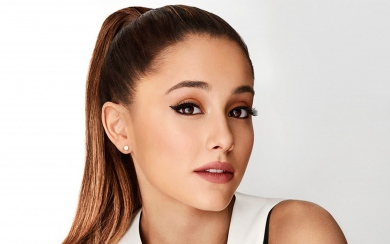
#> input picture ariana.jpg, 390 x 244 px
$ jupyter execute Script.ipynb   (shell and % lines are left out)
#> lines starting #> are read from the running program, lines starting #| are printed output that depends on the picture
[cell 1]
# Used to change filepaths
from pathlib import Path

# We set up matplotlib, pandas, and the display function
import matplotlib.pyplot as plt
from IPython.display import display
import pandas as pd

# import numpy to use in this cell
import numpy as np

# import Image from PIL so we can use it later
from PIL import Image

# generate test_data
test_data = np.random.beta(1, 1, size=(100, 100, 3))

# display the test_data
plt.imshow(test_data)
#> (this line was passed over: IPython is not available in this run)

[cell 2]
# open the image
img = Image.open("ariana.jpg")
#> img is the input picture: PIL image 390x244 RGB; mean R, G, B 206.4, 186, 174.7

# Get the image size
img_size = img.size
#> img_size = (390, 244)

print("The image size is: {}".format(img_size))
#| The image size is: (390, 244)

# Just having the image as the last line in the cell will display it in the notebook
img

[cell 3]
# Crop the image to 25, 25, 75, 75
img_cropped = img.crop([25, 25, 75, 75])
display(img_cropped)

# rotate the image by 45 degrees
img_rotated = img.rotate(45, expand=25)
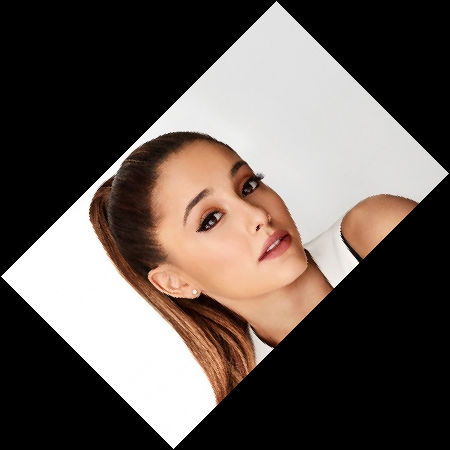
#> img_rotated: PIL image 450x450 RGB; mean R, G, B 96.9, 87.3, 81.9
display(img_rotated)

# flip the image left to right
img_flipped = img.transpose(Image.FLIP_LEFT_RIGHT)
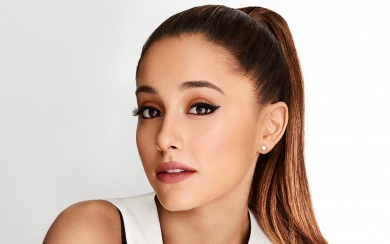
#> img_flipped: PIL image 390x244 RGB; mean R, G, B 206.4, 186, 174.7
display(img_flipped)

[cell 4]
# Turn our image object into a NumPy array
img_data = np.array(img)

# get the shape of the resulting array
img_data_shape = img_data.shape
#> img_data_shape = (244, 390, 3)

print("Our NumPy array has the shape: {}".format(img_data_shape))
#| Our NumPy array has the shape: (244, 390, 3)

# plot the data with `imshow`
plt.imshow(img_data)
#> (this line was passed over: IPython is not available in this run)
plt.show()

# plot the red channel
plt.imshow(img_data[:, :, 0], cmap=plt.cm.Reds_r)
#> (this line was passed over: IPython is not available in this run)
plt.show()

# plot the green channel
plt.imshow(img_data[:, :, 1], cmap=plt.cm.Greens_r)
#> (this line was passed over: IPython is not available in this run)
plt.show()

# plot the blue channel
plt.imshow(img_data[:, :, 2], cmap=plt.cm.Blues_r)
#> (this line was passed over: IPython is not available in this run)
plt.show()

[cell 5]
def plot_kde(channel, color):
    """ Plots a kernel density estimate for the given data.

        `channel` must be a 2d array
        `color` must be a color string, e.g. 'r', 'g', or 'b'
    """
    data = channel.flatten()
    return pd.Series(data).plot.density(c=color)

# create the list of channels
channels = ['r', 'g', 'b']

def plot_rgb(image_data):
    # use enumerate to loop over colors and indexes
    for ix, color in enumerate(channels):
        plot_kde(image_data[:, :, ix], color)

    plt.show()

plot_rgb(img_data)
#> (the call stopped at in plot_kde, `return pd.Series(data).plot.density(c=color)`: IPython is not available in this run)

[cell 6]
# load ariana2.png as ari
ari = Image.open('ariana2.png')
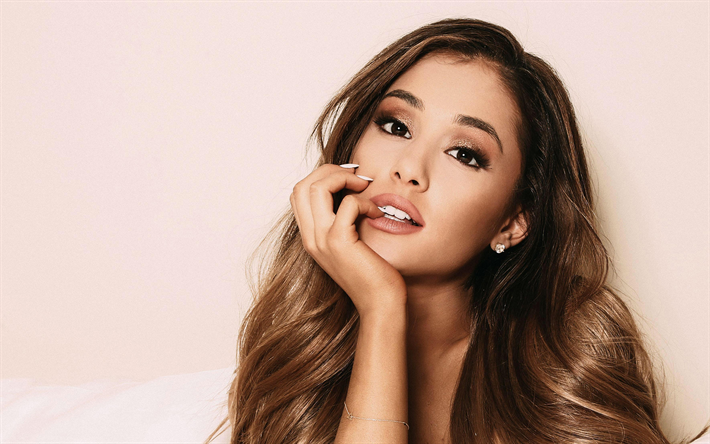
#> input picture ariana2.png, 710 x 444 px
#> ari is the input picture: PIL image 710x444 RGBA; mean R, G, B, A 191.1, 164.4, 151.5, 255

# display the ari image
display(ari)

# NumPy array of the ari image data
ari_data = np.array(ari)

# plot the rgb densities for the ari image
plot_rgb(ari_data)
#> (the call stopped at in plot_kde, `return pd.Series(data).plot.density(c=color)`: IPython is not available in this run)
